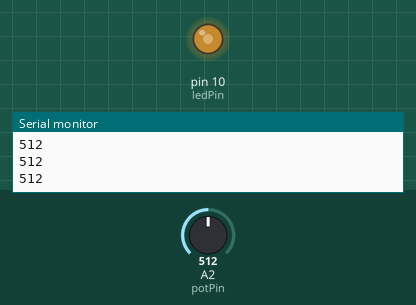
Bench run of a sketch on a simulated Arduino Uno, built with avr-gcc and run on an emulated ATmega328P. Shown: output pins drawn as LEDs (lit = HIGH), the last lines printed to the serial monitor. Inputs (shaded band) come from the test bench; at power-on: A2 (potPin) = 512.

Above: at 1.2 s.
1.3 s: A2 (potPin) set to 716
At 2.0 s:
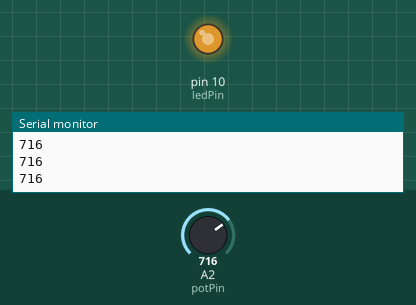
2.8 s: A2 (potPin) set to 900
At 3.4 s:
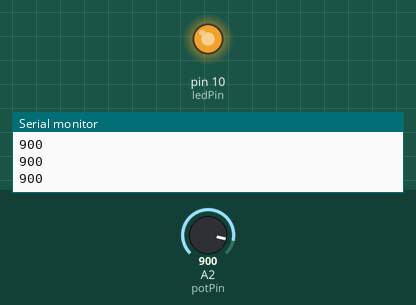
4.3 s: A2 (potPin) set to 122
At 4.7 s:
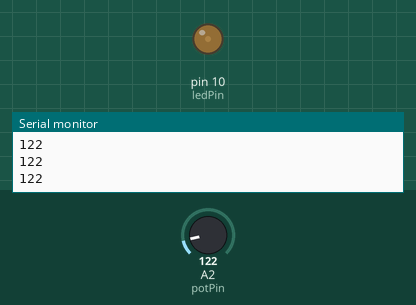
5.8 s: A2 (potPin) set to 0
At 7.0 s:
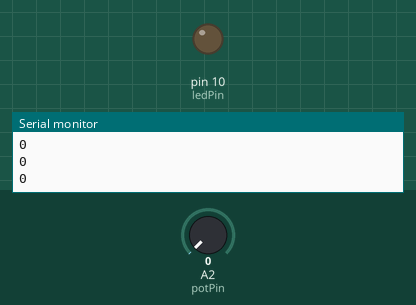
7.3 s: A2 (potPin) set to 511
At 8.5 s:
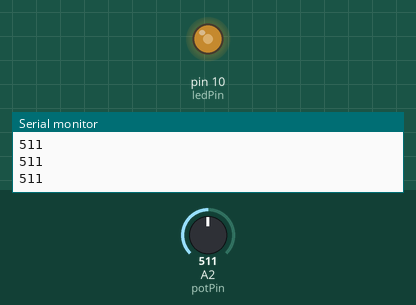
Timing chart, 0 to 9.8 s (numbered marks = the images above; inputs shaded):
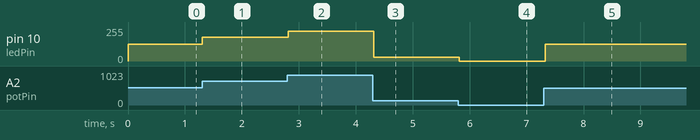

The sketch:

potencimetro-led_tranformacion-valores.ino
```cpp
int ledPin=10;
int potPin=A2;
int potVal;
int dt=100;
int light;
void setup() {
  pinMode(ledPin,OUTPUT);
  pinMode(potPin,INPUT);
  Serial.begin(9600);
}

void loop() {
  potVal=analogRead(potPin);//recivimos un valor entre 0 y 1023 (10 bits)
  Serial.println(potVal);
  light=map(potVal,0,1023,0,255);//transformamos a 1 byte
  // Serial.println(light);

  //rastrea y transforma a equivalente
  //rastrea potVal, 0 valor inicial del rastro, 1023valor maximo rastreo,0 valor inicial transformacion, 255 valor final transformacion
  analogWrite(ledPin,light );//enviamos una señal PWM entre 0 y 255
  delay(dt);
}
```

Measured:
- after the input at 1.3 s, pin 10 (ledPin): 127/255 → 178/255 at once
- after the input at 2.8 s, pin 10 (ledPin): 178/255 → 224/255 at once
- after the input at 4.3 s, pin 10 (ledPin): 224/255 → 30/255 at once
- after the input at 5.8 s, pin 10 (ledPin): 30/255 → 0/255 at once
- after the input at 7.3 s, pin 10 (ledPin): 0/255 → 127/255 at once
